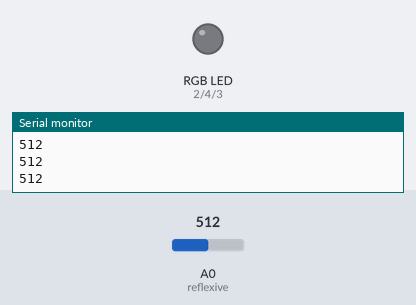
Simulated run of this sketch. Board: Arduino Uno, built with avr-gcc and run on an emulated ATmega328P. Shown: an RGB LED mixed from three pins (HIGH = lit), the last lines printed to the serial monitor. The test bench sets the inputs (shaded band); at power-on: A0 (reflexive) = 512. Dim RGB values are drawn brighter than linear.

Above: at 1.2 s.
1.3 s: A0 (reflexive) set to 40
At 2.5 s:
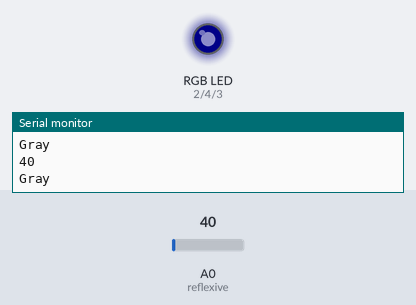
2.8 s: A0 (reflexive) set to 17
4.3 s: A0 (reflexive) set to 13
At 5.1 s:
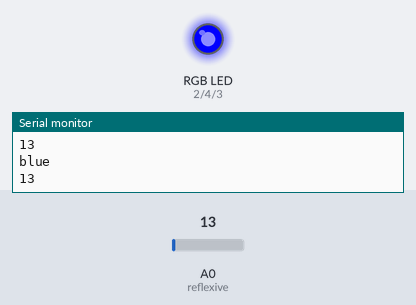
5.8 s: A0 (reflexive) set to 35
At 6.6 s:
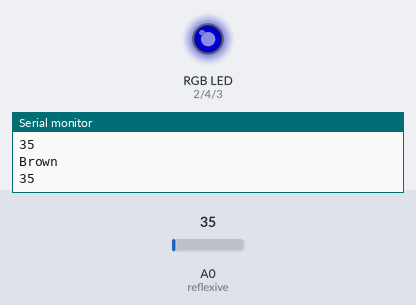
7.3 s: A0 (reflexive) set to 15
At 7.6 s:
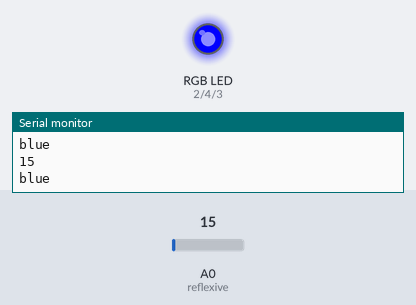
8.8 s: A0 (reflexive) set to 44
At 9.9 s:
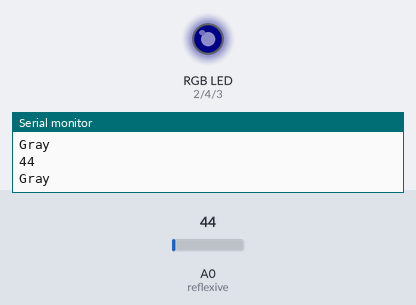
Timing chart, 0 to 11.3 s (numbered marks = the images above; inputs shaded):
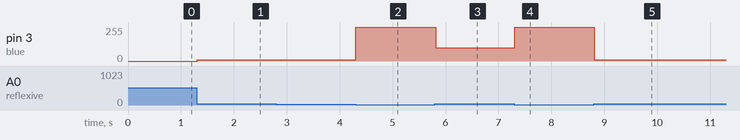

The sketch:

reflectiveClassEx2.ino
```cpp
int reflexive = A0;
int red=2;
int blue=3;
int green=4;
void setup() {
  Serial.begin(9600);
pinMode(reflexive,INPUT);
pinMode(red,OUTPUT);
pinMode(green,OUTPUT);
pinMode(blue,OUTPUT);
}
///<100 black >100 white

void loop() {


int reading=analogRead(reflexive);
Serial.println(reading);
if(reading<16&&reading>10){
analogWrite(blue,255);
analogWrite(green,0);
analogWrite(red,0);
  Serial.println("blue");
}
if(reading>=34&&reading<37){
analogWrite(blue,100);
analogWrite(green,15);
analogWrite(red,100);
Serial.println("Brown");
}
if(reading<28&&reading>25){
analogWrite(blue,255);
analogWrite(green,255);
analogWrite(red,0);
  Serial.println("yellow");
}
if(reading>=40&&reading<50){
analogWrite(blue,10);
analogWrite(green,10);
analogWrite(red,10);
Serial.println("Gray");
}
}
```

Measured:
- the behaviour switches between 16 and 15 on A0 (reflexive) (found by bisection; images 1 and 2)
- after the input at 1.3 s, pin 3 (blue): 0/255 → 10/255 at once
- after the input at 4.3 s, pin 3 (blue): 10/255 → 255/255 at once
- after the input at 5.8 s, pin 3 (blue): 255/255 → 100/255 at once
- after the input at 7.3 s, pin 3 (blue): 100/255 → 255/255 at once
- after the input at 8.8 s, pin 3 (blue): 255/255 → 10/255 at once
